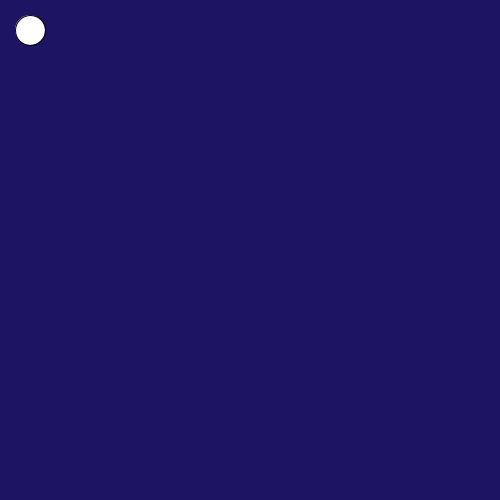
Frame 1 (no input)
Frame 60 (the mouse pressed at the canvas centre just before this capture): identical to frame 1, image omitted
Frame 120 (the mouse held since frame 60 and released just before this capture): identical to frame 1, image omitted

The Processing sketch that drew this single still picture (run headless with seeded random() and noise(); from frame 60 on, the mouse is pressed at the canvas centre):

// Processing sketch: slippery_dot
// ── slippery_dot.pde
/*** When you are done, this program will draw an ellipse 
     that jumps to new location each time you click on it.
***/
 
 // 1. Create three integer variables to represent the x, y, and the size of the ellipse
       int x = 30;
       int y = 30;
       int size = 30;
    void setup() {
      // 2. Set the size of your sketch
      size(500,500);
    }
    
    void draw() {
    
      // 3. Set the background color of your sketch
      background(30,20,100);
      // 4. Draw an ellipse using the variables created at the top of the sketch for the location and size of your ellipse. 
      //    Make sure it fits in the window. Change the variables if it does not.
      ellipse(x,y,size,size);
    
    }
    
    /******** This method gets called automatically when you press the mouse ************/
    void mousePressed() {
      //5. Create an integer variable called distance
      int distance;
      //6. The getDistanceFromMouse() method below returns a number.
      //   Set the value of your distance variable to the value returned by the getDistance method
      //   You will need to pass the x and y location of your ellipse to this method.
       distance = getDistanceFromMouse(x,y);
       if(distance<size){
       x = (int) random(width);
       y = (int) random(width);
       }
      //7.  Use an if statement to check if your distance variable is < the radius of the ellipse
      //    If it is, make a new x AND y for the ellipse, for a new random location on the window
      //    Hint: Use code like this      x = (int) random(width);
       
      
    }
    
    /********  This method gives you the number of pixels between the mouse and the x,y point ***********/
    int getDistanceFromMouse(int x, int y) {
      return (int)Math.sqrt(Math.pow((mouseX-x),2) + Math.pow((mouseY-y),2));
    }
